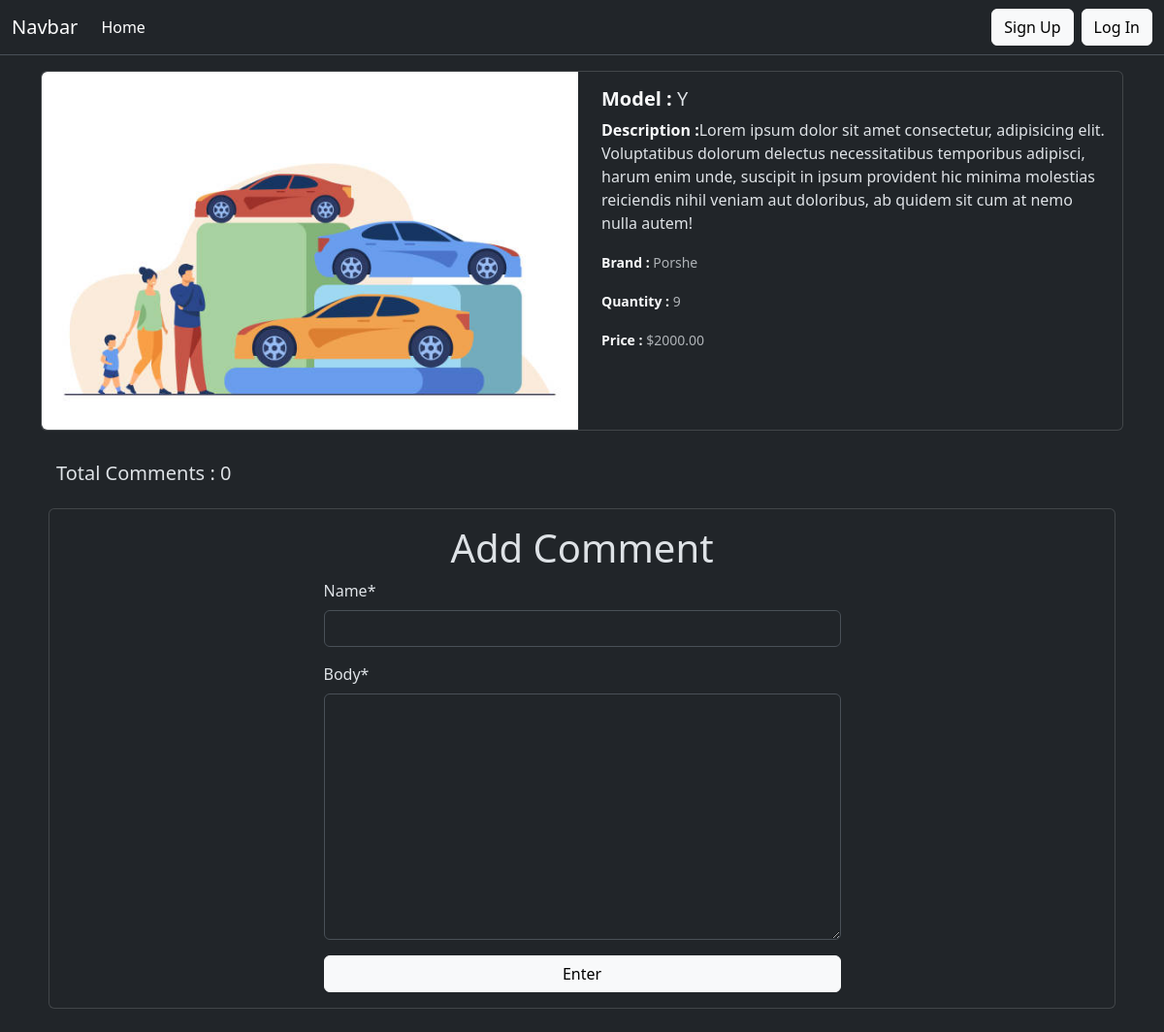
The page /car/details/3/ on the database as committed earlier.
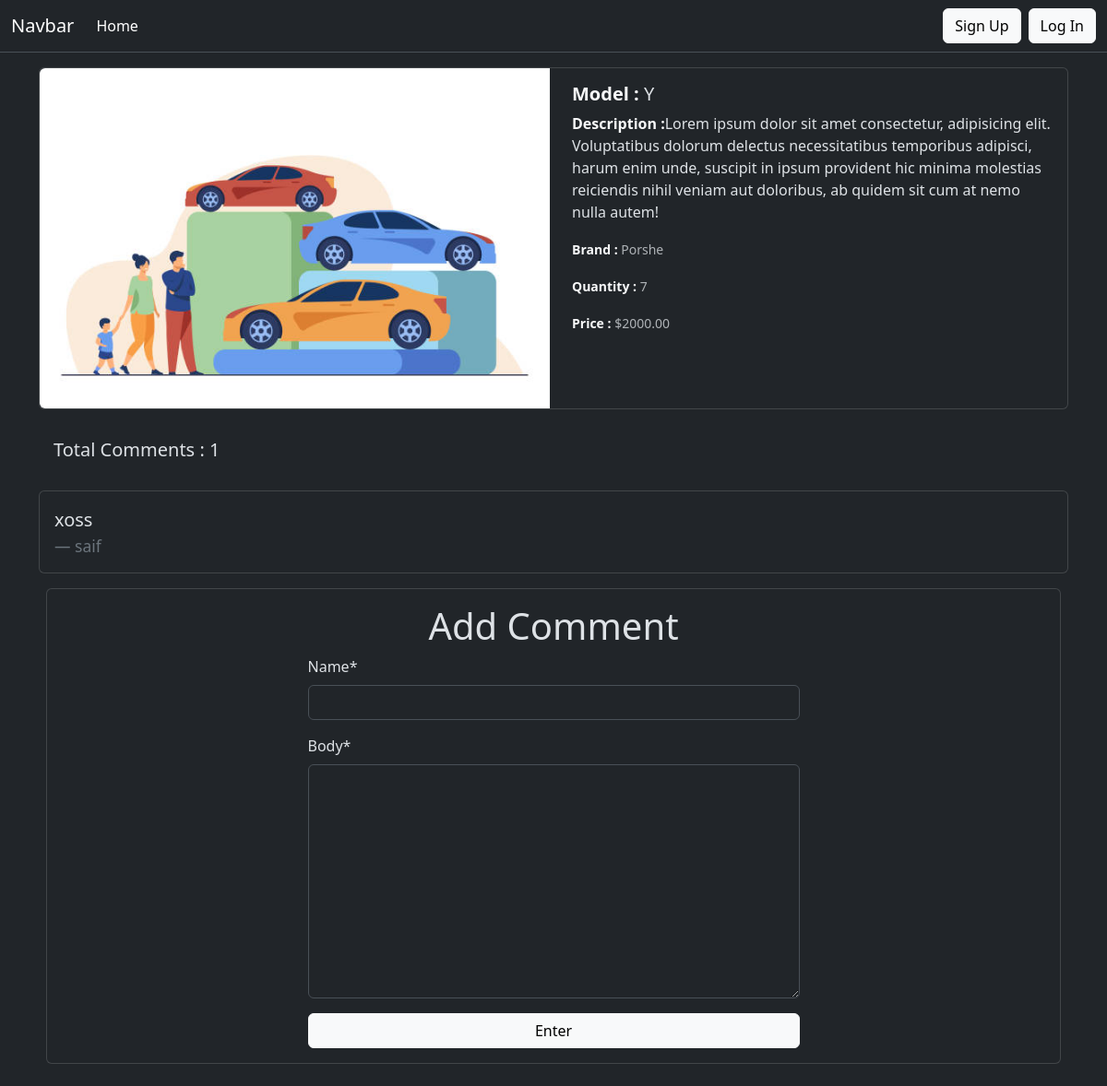
The same page on the database as committed later.
### car/models.py (models this page shows, shortened)
class Car(models.Model):
    model_name = models.CharField(max_length=30)
    brand_name = models.ForeignKey(Brand, on_delete=models.CASCADE)
    description = models.TextField()
    quantity = models.PositiveIntegerField(default=0)
    price = models.DecimalField(max_digits=10, decimal_places=2, default=0.00)
    image = models.ImageField(upload_to="car/media/uploads/", blank=True, null=True)

class Comment(models.Model):
    car = models.ForeignKey(Car, on_delete=models.CASCADE, related_name="comments")
    name = models.CharField(max_length=30)
    body = models.TextField()

### brand/models.py (models this page shows)
class Brand(models.Model):
    brand_name = models.CharField(max_length=30)
    slug = models.SlugField(max_length=100, unique=True, null=True, blank=True)
    def __str__(self):
        return self.brand_name

### car/views.py (the view, shortened to what this page needs)
# urls.py: path("details/<int:id>/", views.DetailCarView.as_view(), name="car_details"),
class DetailCarView(DetailView):
    model = models.Car
    pk_url_kwarg = "id"
    template_name = "car_details.html"
    def get_context_data(self, **kwargs):
        context = super().get_context_data(**kwargs)
        car = self.object
        comments = car.comments.all()
        comment_form = forms.CommentForm()
        context["comments"] = comments
        context["comment_form"] = comment_form
        return context

### car/forms.py
class CommentForm(forms.ModelForm):
    class Meta:
        model = Comment
        fields = ["name", "body"]

### car/templates/car_details.html (shortened to what this page needs)
{% extends 'base.html' %}
{% load crispy_forms_tags %}
{% block content %}
  <div class="card mb-3">
    <div class="row g-2">
      <div class="col-md-6">
        <img src="{{ car.image.url }}" class="img-fluid rounded-start" alt="..." />
      </div>
      <div class="col-md-6">
        <div class="card-body">
          <h5 class="card-title"><b class="text-light">Model :</b> {{ car.model_name }}</h5>
          <p class="card-text">
            <b class="text-light">Description :</b>{{ car.description }}
          </p>
          <p class="card-text">
            <small class="text-body-secondary"><b class="text-light">Brand :</b> {{ car.brand_name }}</small>
          </p>
          <p class="card-text">
            <small class="text-body-secondary"><b class="text-light">Quantity :</b> {{ car.quantity }}</small>
          </p>
          <p class="card-text">
            <small class="text-body-secondary"><b class="text-light">Price :</b> ${{ car.price }}</small>
          </p>
        </div>
      </div>
    </div>
  </div>
  <h5 class="p-3">Total Comments : {{ comments|length }}</h5>
  {% for comment in comments %}
    <div class="card my-3">
      <div class="card-body">
        <blockquote class="blockquote mb-0">
          <p>{{ comment.body }}</p>
          <footer class="blockquote-footer">{{ comment.name }}</footer>
        </blockquote>
      </div>
    </div>
  {% endfor %}
  <div class="card m-2">
    <div class="card-body">
      <form method="post" class="d-grid w-50 mx-auto">
        <h1 class="text-center">Add Comment</h1>
        {{ comment_form|crispy }}
        <button class="btn btn-light">Enter</button>
      </form>
    </div>
  </div>
{% endblock %}

Rows that differ between the two databases and show on the page:
changed Car "Porshe": quantity "9" → "7"
added Comment: body "xoss", name "saif"
Other text that changed with them:
{{ comments|length }}: "0" → "1"
